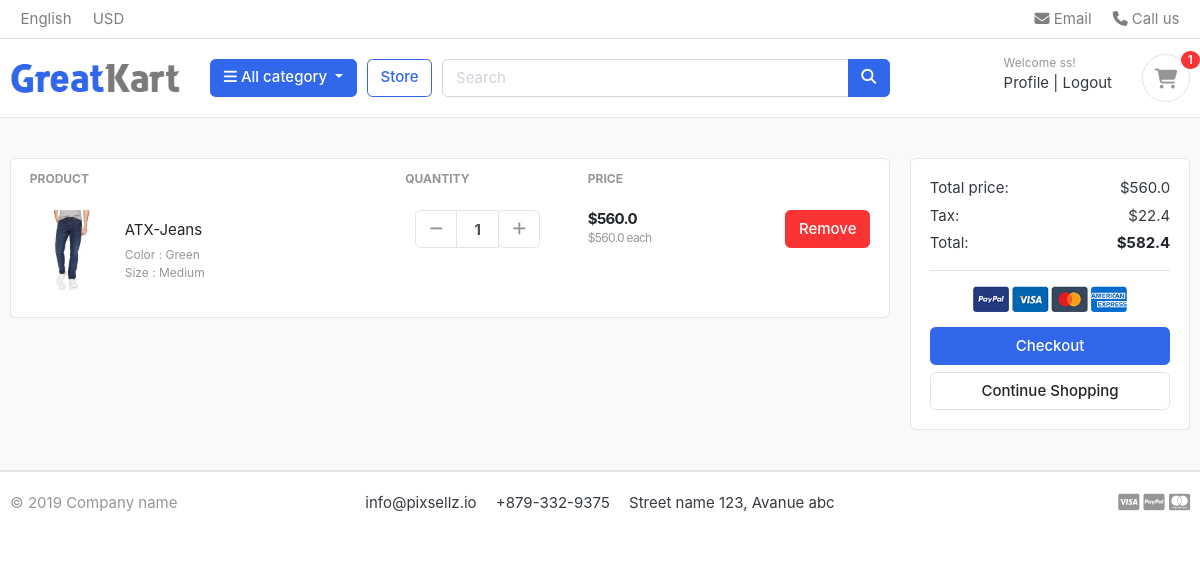
/cart/ (signed in), run on an earlier commit of the app's database.
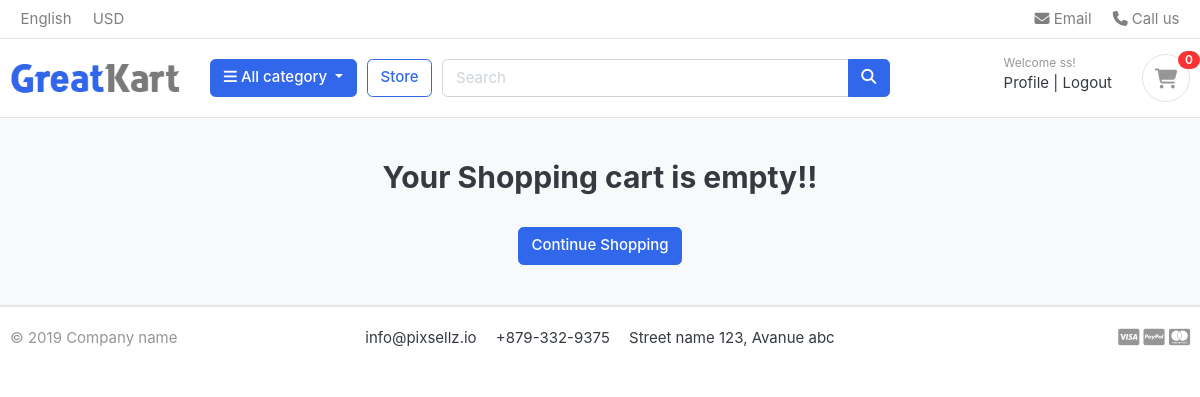
And on a later commit of the database.
### cart/models.py (models this page shows, shortened)
class CartItem(models.Model):
    user = models.ForeignKey(Account, on_delete=models.CASCADE, null=True)
    product = models.ForeignKey(Product, on_delete=models.CASCADE, related_name='product')
    variations = models.ManyToManyField(Variation, blank=True)
    cart = models.ForeignKey(Cart, on_delete=models.CASCADE, related_name='cart', null=True)
    quantity = models.IntegerField()
    is_active = models.BooleanField(default=True)
    def sub_total(self):
        return self.product.price * self.quantity

### store/models.py (models this page shows, shortened)
class Product(models.Model):
    product_name = models.CharField(max_length=200, unique=True)
    slug = models.SlugField(max_length=200, unique=True)
    description = models.TextField(max_length=1200, blank=True)
    price = models.FloatField()
    images = models.ImageField(upload_to='photos/products')
    stock = models.IntegerField()
    is_available = models.BooleanField(default=True)
    category = models.ForeignKey(Category, on_delete=models.CASCADE, related_name='category')
    created_at = models.DateTimeField(auto_now_add=True)
    updated_at = models.DateTimeField(auto_now=True)
    def get_url(self):
        return reverse('store:product_detail', args=[self.category.slug, self.slug])

class Variation(models.Model):
    product = models.ForeignKey(Product, on_delete=models.CASCADE)
    variation_category = models.CharField(max_length=100, choices=variation_category_choice)
    variation_value = models.CharField(max_length=100)
    is_active = models.BooleanField(default=True)
    created_at = models.DateTimeField(auto_now_add=True)
    objects = VariationManager()

### cart/views.py (the view)
# urls.py: path('', views.cart, name='cart'),
def cart(request, total=0, quantity=0, cart_items=None):
    try:
        tax = 0
        grand_total = 0
        if request.user.is_authenticated:
            cart_items = CartItem.objects.filter(user=request.user, is_active=True)
        else:
            cart_obj = Cart.objects.get(cart_id=_cart_id(request))
            cart_items = CartItem.objects.filter(cart=cart_obj, is_active=True)
        for cart_item in cart_items:
            total += cart_item.product.price*cart_item.quantity
            quantity += cart_item.quantity
        tax = (4*total)/100
        grand_total = total+tax
    except ObjectDoesNotExist:
        pass
    context = {
        'total': total,
        'quantity': quantity,
        'cart_items': cart_items,
        'tax': tax,
        'grand_total': grand_total
    }
    return render(request, 'cart/cart.html', context)

### cart/context_processors.py (called while the page is built)
def counter(request):
    cart_count = 0
    if 'admin' in request.path:
        return {}
    else:
        try:
            cart = Cart.objects.filter(cart_id=_cart_id(request))
            if request.user.is_authenticated:
                cart_items = CartItem.objects.all().filter(user=request.user)
            else:
                cart_items = CartItem.objects.all().filter(cart=cart[:1])
            for cart_item in cart_items:
                cart_count += cart_item.quantity
        except Cart.DoesNotExist:
            cart_count = 0
    return dict(cart_count=cart_count)

### cart/views.py (called while the page is built)
def _cart_id(request):
    cart = request.session.session_key
    if not cart:
        request.session.create()  # it does not return anything. that is why `cart = request.session.create()` will not work
        cart = request.session.session_key
    return cart  # Ultimately return cart

### category/context_processors.py (called while the page is built)
def manu_links(request):
    links = Category.objects.all().filter(is_active=True)
    return dict(links=links)

### category/models.py (called while the page is built)
    def get_url(self):
        return reverse('store:products_by_category', args=[self.slug])

### templates/cart/cart.html (shortened to what this page needs)
{% extends 'base.html' %}
{% load static %}
{% block body_block %}
<section class="section-content padding-y bg">
<div class="container">
{% if not cart_items %}
    <h2 class="text-center">Your Shopping cart is empty!!</h2><br>
    <div class="text-center">
        <a href="{% url 'store:store' %}" class="btn btn-primary">Continue Shopping</a>
    </div>
    {% else %}
<div class="row">
	<aside class="col-lg-9">
<div class="card">
<table class="table table-borderless table-shopping-cart">
<thead class="text-muted">
<tr class="small text-uppercase">
  <th scope="col">Product</th>
  <th scope="col" width="120">Quantity</th>
  <th scope="col" width="120">Price</th>
  <th scope="col" class="text-right" width="200"> </th>
</tr>
</thead>
<tbody>
{% for item in cart_items %}
<tr>
	<td>
		<figure class="itemside align-items-center">
			<div class="aside"><img src="{{ item.product.images.url }}" class="img-sm"></div>
			<figcaption class="info">
				<a href="{{ item.product.get_url }}" class="title text-dark">{{ item.product.product_name }}</a>
				<p class="text-muted small">
					{% if item.variations.all %}
					 {% for item in item.variations.all %}
					  {{ item.variation_category|capfirst }} : {{ item.variation_value|capfirst }}<br>
					 {% endfor %}
					{% endif %}
				</p>
			</figcaption>
		</figure>
	</td>
	<td>
					<div class="col">
						<div class="input-group input-spinner">
							<div class="input-group-prepend">
							<a href="{% url 'cart:remove_cart' item.product.id item.id %}" class="btn btn-light" type="button" id="button-plus"> <i class="fa fa-minus"></i> </a>
							</div>
							<input type="text" class="form-control"  value="{{ item.quantity }}">
							<div class="input-group-append">
								<form action="{% url 'cart:add_cart' item.product.id %}" method="POST">
									<button type="submit" class="btn btn-light" type="button" id="button-minus"> <i class="fa fa-plus"></i> </button>
								</form>
							</div>
						</div>
					</div>
	</td>
	<td>
		<div class="price-wrap">
			<var class="price">${{ item.sub_total }}</var>
			<small class="text-muted"> ${{ item.product.price }} each </small>
		</div>
	</td>
	<td class="text-right">
	<a onclick="return confirm('Are you sure to delete this item?')" href="{% url 'cart:delete_cart_item' item.product.id item.id %}" class="btn btn-danger"> Remove</a>
	</td>
</tr>
{% endfor %}
</tbody>
</table>
</div>
	</aside>
	<aside class="col-lg-3">
		<div class="card">
		<div class="card-body">
			<dl class="dlist-align">
			  <dt>Total price:</dt>
			  <dd class="text-right">${{ total }}</dd>
			</dl>
			<dl class="dlist-align">
			  <dt>Tax:</dt>
			  <dd class="text-right"> ${{ tax }}</dd>
			</dl>
			<dl class="dlist-align">
			  <dt>Total:</dt>
			  <dd class="text-right text-dark b"><strong>${{ grand_total }}</strong></dd>
			</dl>
			<hr>
			<p class="text-center mb-3">
				<img src="{% static 'front/images/misc/payments.png'%}" height="26">
			</p>
			<a href="{% url 'cart:checkout' %}" class="btn btn-primary btn-block"> Checkout </a>
			<a href="{% url 'store:store' %}" class="btn btn-light btn-block">Continue Shopping</a>
		</div>
		</div>
</aside>
</div>
    {% endif %}
</div>
</section>
{% endblock %}

### templates/partials/header.html (shortened to what this page needs)
{% load static %}
<header class="section-header">
    <nav class="navbar p-md-0 navbar-expand-sm navbar-light border-bottom">
        <div class="container">
            <div class="collapse navbar-collapse" id="navbarTop4">
                <ul class="navbar-nav mr-auto">
                    <li class="nav-item dropdown">
                        <a href="#" class="nav-link"> English </a>
                    </li>
                    <li class="nav-item dropdown">
                        <a href="#" class="nav-link"> USD </a>
                    </li>
                </ul>
                <ul class="navbar-nav">
                    <li><a href="#" class="nav-link"> <i class="fa fa-envelope"></i> Email </a></li>
                    <li><a href="#" class="nav-link"> <i class="fa fa-phone"></i> Call us </a></li>
                </ul>
            </div>
        </div>
    </nav>
    <section class="header-main border-bottom">
        <div class="container">
            <div class="row align-items-center">
                <div class="col-lg-2 col-md-3 col-6">
                    <a href="{% url 'home' %}" class="brand-wrap">
                        <img class="logo" src="{% static 'front/images/logo.png' %}">
                    </a>
                </div>
                <div class="col-lg col-sm col-md col-6 flex-grow-0">
                    <div class="category-wrap dropdown d-inline-block float-right">
                        <button type="button" class="btn btn-primary dropdown-toggle" data-toggle="dropdown">
                            <i class="fa fa-bars"></i> All category
                        </button>
                    </div>
                </div>
                <a href="{% url 'store:store' %}" class="btn btn-outline-primary">Store</a>
                <div class="col-lg  col-md-6 col-sm-12 col">
                    <form action="{% url 'store:product_search' %}" class="search" method="GET">
                        <div class="input-group w-100">
                            <input type="text" name="keyword" class="form-control" style="width:60%;" placeholder="Search">
                            <div class="input-group-append">
                                <button class="btn btn-primary" type="submit">
                                    <i class="fa fa-search"></i>
                                </button>
                            </div>
                        </div>
                    </form>
                </div>
                <div class="col-lg-3 col-sm-6 col-8 order-2 order-lg-3">
                    <div class="d-flex justify-content-end mb-3 mb-lg-0">
                        {% if user.id is None %}
                        <div class="widget-header">
                            <small class="title text-muted">Welcome guest!</small>
                            <div>
                                <a href="{% url 'account:login'%}">Sign in</a> <span class="dark-transp"> | </span>
                                <a href="{% url 'account:register'%}"> Register</a>
                            </div>
                        </div>
                        {% else %}
                        <div class="widget-header">
                            <small class="title text-muted">Welcome {{user.first_name}}!</small>
                            <div>
                                <a href="{% url 'account:dashboard' %}">Profile</a> <span class="dark-transp"> | </span>
                                <a href="{% url 'account:logout'%}"> Logout</a>
                            </div>
                        </div>
                        {% endif %}
                        <a href="{% url 'cart:cart' %}" class="widget-header pl-3 ml-3">
                            <div class="icon icon-sm rounded-circle border"><i class="fa fa-shopping-cart"></i></div>
                            <span class="badge badge-pill badge-danger notify">{{ cart_count }}</span>
                        </a>
                    </div>
                </div>
            </div>
        </div>
    </section>
</header>

What changed in the data, as far as the page shows it:
removed CartItem: product.images (picture), product.product_name "ATX-Jeans", quantity "1", sub_total "560.0", product.price "560.0"
no longer on this page (row unchanged): Variation: variation_category "Color", variation_value "Green"
no longer on this page (row unchanged): Variation: variation_category "Size", variation_value "Medium"
Also different on the page:
{{ cart_count }}: "1" → "0"
{{ total }}: "560.0" → (not shown)
{{ tax }}: "22.4" → (not shown)
{{ grand_total }}: "582.4" → (not shown)
text no longer shown: "PRODUCT QUANTITY PRICE Total price: $ Tax: $ Total: $ Checkout"
text now shown: "Your Shopping cart is empty!!"
